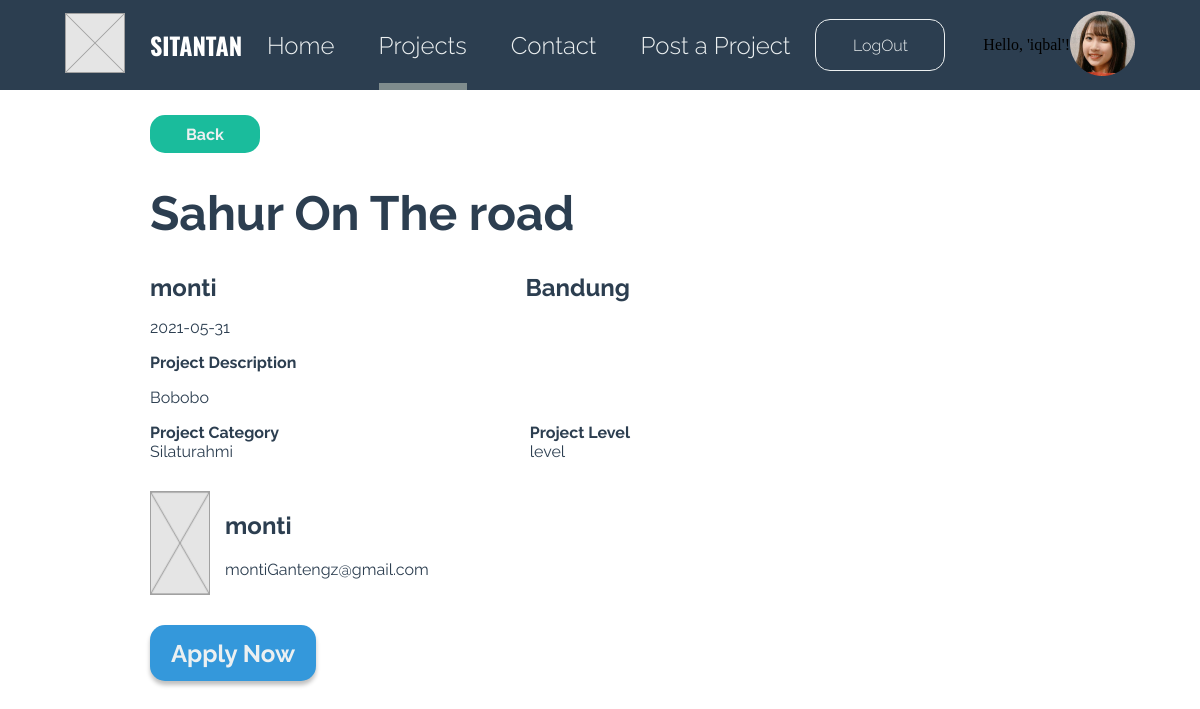
Page /projectdetail.php?id_project=5 (signed in) on the committed database.
### tables this page shows
CREATE TABLE `tb_project` (
  `id_project` int(11) NOT NULL,
  `id_owner` int(11) NOT NULL,
  `status` int(2) NOT NULL,
  `end_date` date DEFAULT NULL,
  `title` varchar(50) NOT NULL,
  `location` varchar(50) NOT NULL,
  `category` varchar(20) NOT NULL,
  `date_project` date NOT NULL,
  `description` varchar(256) NOT NULL
);

CREATE TABLE `tb_user` (
  `id` int(11) NOT NULL,
  `email` varchar(25) NOT NULL,
  `username` varchar(50) NOT NULL,
  `password` varchar(50) NOT NULL
);

### conf.php (called while the page is built)
<?php
$db_host = "localhost";
$db_user = "root";
$db_password = "";
$db_name = "db_tubes_rpl";
 ?>

### includes/DB.class.php (called while the page is built, shortened)
<?php
class DB{
	var $db_host = '';
	var $db_user = '';
	var $db_password = '';
	var $db_name = '';
	var $db_link = '';
	var $result = 0;
	function DB($db_host='', $db_user='', $db_password='', $db_name=''){
		$this->db_host = $db_host;
		$this->db_user = $db_user;
		$this->db_password = $db_password;
		$this->db_name = $db_name;
	}
	function open(){
		$this->db_link = mysqli_connect($this->db_host, $this->db_user, $this->db_password, $this->db_name);
	}
	function execute($query=""){
		$this->result = mysqli_query($this->db_link, $query);
		return $this->result;
	}
	function getResult(){
		return mysqli_fetch_array($this->result);
	}
}
 ?>

### includes/Task.class.php (called while the page is built, shortened)
<?php
class Task extends DB{
	function getProjectByID($id){
		$query = "SELECT * FROM tb_project WHERE id_project = $id";
		return $this->execute($query);
	}
	function getUserByID($id){
		$query = "SELECT * FROM tb_user WHERE id = $id";
		return $this->execute($query);
	}
}
?>

### projectdetail.php (the view, shortened to what this page needs)
<?php
include("conf.php");
include("includes/DB.class.php");
include("includes/Task.class.php");
$otask = new Task($db_host, $db_user, $db_password, $db_name);
$otask->open();
if(isset($_GET['id_project'])){
	$projectId = $_GET['id_project'];
    $otask->getProjectByID($projectId);
}else{
    header("location:projects.php");
}
$data = null;
$dataAdmin = null;
list($id_project, $id_owner, $status, $end_date, $title, $location, $category, $date_project, $desc) = $otask->getResult();
$otask->getUserByID($id_owner);
list($userId, $email, $username, $password) = $otask->getResult();
$data .= "<div class='prj-details'>".
    "<h1 style='font-size: 48px; '>".$title."</h1>".
    "<div class='align'>".
        "<h3 style='font-size: 24px;'>".$username."</h3>".
        "<h3 style='font-size: 24px;'>".$location."</h3>".
    "</div>".
    "<p>".$date_project."</p>".
    "<p style='font-weight: bold;'>Project Description</p>".
    "<p style='text-align: justify;'>".$desc."</p>".
    "<div class='align'>".
        "<div class='prj-cat'>".
            "<p style='font-weight: bold;'>Project Category</p>".
            "<p>".$category."</p>".
        "</div>".
        "<div class='prj-lvl'>".
            "<p style='font-weight: bold;'>Project Level</p>".
            "<p>level</p>".
        "</div>".
    "</div>".
"</div>";
$dataAdmin .= "<div class='admin-details'>".
    "<img src='img/header/Rectangle.png' alt=''>".
    "<div class='admin-name'>".
        "<h2>".$username."</h2>".
        "<p>".$email."</p>".
    "</div>".
"</div>";
$apply ="<a href='applyprj.php?id_project=".$projectId. "'>".
    "<p>Apply Now</p>".
"</a>";
if(isset($_SESSION['username'])){
    $nama = $_SESSION['username'];
    $profilDefault = "<div class='btn-profile'>
    <a href='logout.php'>LogOut</a>
    </div>
    <p>Hello, '$nama'!</p>
    <div class='profile-container'>
        <a href='editprofile.php'><img src='img/header/rira.png'></a>
    </div>";
}

### skin/style-prjdetails.css (style rules this page uses)
body { margin: 0 auto; box-sizing: border-box; }
.header { height: 90px; background-color: #2C3E50; }
.header-container { margin-right: 65px; margin-left: 65px; display: flex; justify-content: space-between; }
.nav { height: 90px; display: flex; align-items: center; }
.nav-container { display: flex; justify-content: center; height: 90px; }
.nav-btn { margin-right: 22px; margin-left: 22px; display: flex; align-items: center; }
.nav-btn a { text-decoration: none; color: #ECF0F1; font-size: 24px; font-family: Raleway; font-weight: 300; }
.nav-btn[target] { border-bottom: 7px solid #7F8C8D; padding-top: 7px; }
.profile { display: flex; align-items: center; }
.profile-container { display: flex; }
.btn-profile, .btn-profile2 { width: 128px; height: 50px; display: flex; align-items: center; justify-content: center; border-radius: 15px; }
.btn-profile { border: 1px solid #ECF0F1; margin-right: 38px; }
.btn-profile2 a, .btn-profile a { color: #ECF0F1; font-size: 16px; text-decoration: none; font-weight: 300; font-family: Raleway; }
.logo { display: flex; align-items: center; }
.logo-container { display: flex; align-items: center; }
.logo-name p { color: white; font-weight: bold; font-size: 24px; font-family: Oswald; }
.logo-name { margin-left: 25px; }
.main-container { margin-left: 150px; margin-right: 150px; display: flex; flex-direction: column; color: #2C3E50; width: 100%; height: 100%; margin-top: 50px; }
.main { display: flex; align-items: center; height: calc(100vh - 90px); }
.back-btn { width: 110px; height: 38px; background: #1ABC9C; border-radius: 15px; display: flex; align-items: center; justify-content: center; }
.back-btn a { font-family: Raleway; font-style: normal; font-weight: bold; font-size: 16px; line-height: 19px; text-align: justify; text-decoration: none; color: #ECF0F1; }
.align { display: flex; align-items: center; justify-content: space-between; }
.align h3, .align p { margin: 0; }
.prj-details { max-width: 40vw; font-family: Raleway; }
.admin-details { font-family: Raleway; display: flex; margin-top: 30px; font-family: Raleway; }
.admin-details img { margin-right: 15px; }
.apply-btn { width: 166px; height: 56px; margin-top: 30px; background: #3498DB; box-shadow: 0px 4px 4px rgba(0, 0, 0, 0.25); border-radius: 15px; display: flex; align-items: center; justify-content: center; }
.apply-btn a { text-decoration: none; font-family: Raleway; font-style: normal; font-weight: bold; font-size: 24px; text-align: justify; color: #ECF0F1; }

### rows in the picture
tb_project: title "Sahur On The road", location "Bandung", date_project "2021-05-31", description "Bobobo", category "Silaturahmi"
tb_user: username "monti", email "montiGantengz@gmail.com"

### other values in the picture
$this->content "SITANTAN Home Projects Contact Post a Project Back"
$nama "iqbal"
